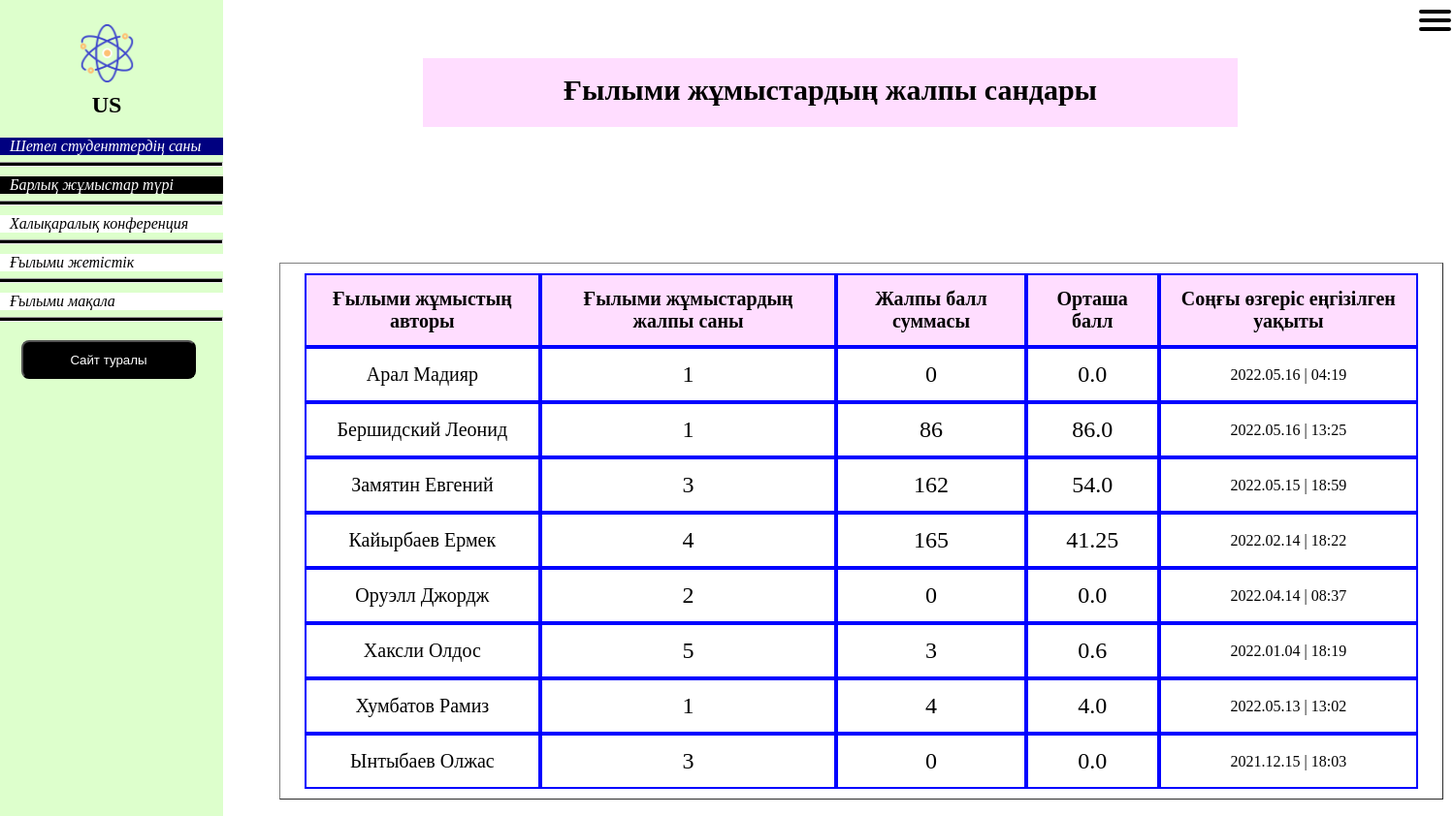
The page / on the database its author committed.
### article/models.py (models this page shows, shortened)
class Worktype(models.Model):
    name = models.CharField(max_length=100, db_index=True, verbose_name="Ғылыми жұмыстың түрі")
    slug = models.SlugField(max_length=255, unique=True, db_index=True, verbose_name="Ғылыми жұмыстың url-адресі")
    def get_absolute_url(self):
        return reverse('type', kwargs={'type_slug': self.slug})
    class Meta:
        verbose_name = 'Ғылыми жұмыстың түрі'
        verbose_name_plural = 'Ғылыми жұмыстың түрлері'
        ordering = ['id']

class Article(models.Model):
    aut_username = models.TextField("Автордың логины")
    author = models.CharField(verbose_name='Ғылыми жұмыстың авторы', max_length=255)
    title = models.CharField(max_length=255, verbose_name="Ғылыми жұмыстың тақырыбы")
    slug = models.SlugField(max_length=255, unique=True, db_index=True, verbose_name="Ғылыми жұмыстың url-адресі",default=uuid.uuid4)
    subject = models.TextField(blank=True, verbose_name="Ғылыми жұмыстың сипаттамасы")
    time_create = models.DateTimeField(auto_now_add=True, verbose_name="Ғылыми жұмыстың құрылу уақыты")
    time_update = models.DateTimeField(auto_now=True, verbose_name="Ғылыми жұмыстың өзгеру уақыты")
    type = models.ForeignKey('Worktype', on_delete=models.PROTECT, verbose_name="Ғылыми жұмыстың түрлері")
    score = models.DecimalField(max_digits=3,decimal_places=0, verbose_name="Ғылыми жұмыстың бағасы",default='0')
    def get_absolute_url(self):
        return reverse('post', kwargs={'post_slug': self.slug})
    class Meta:
        verbose_name = 'Ғылыми жұмыс'
        verbose_name_plural = 'Ғылыми жұмыстар'
        ordering = ['-id']

### article/views.py (the view)
# urls.py: path('', ArticleHome.as_view(), name='home'),
class ArticleHome(DataMixin,ListView):
    model = Article
    success_url = reverse_lazy('home')
    template_name = 'article/index.html'
    context_object_name = 'posts'
    def get_context_data(self, *, object_list=None, **kwargs):
        context = super().get_context_data(**kwargs)
        c_def = self.get_user_context(title="Бастапқы бет")
        return dict(list(context.items()) + list(c_def.items()))

### article/templates/article/index.html (shortened to what this page needs)
{% extends 'article/list_types.html' %}
{% block content %}
{%if type_selected == 0 %}<div class="content">
<table class="title" style="margin-top:50px;margin-left:403px;" >
    <tr><td><h1> Ғылыми жұмыстардың жалпы сандары</h1></td></tr></table>
	<table class="table_sort"  border="1" id="cont" style="width:1200px"><thead>
<tr><th >Ғылыми жұмыстың авторы</th>
<th style="">Ғылыми жұмыстардың жалпы саны</th>
<th>Жалпы балл суммасы</th>
    <th>Орташа балл</th>
<th>Соңғы өзгеріс еңгізілген уақыты</th></tr></thead>
<tbody>
{% for c in counts %}
<tr><td>{{ c.author }}<a href="{{ c.get_absolute_url }}" ></a></td>
<td><p style="font-size:24px">{{ c.total }}</p></td>
<td><p style="font-size:24px">{{c.sum}}</p></td>
    <td><p style="font-size:24px">{{c.avg}}</p></td>
                          <td><p align="center" style="font-size:16px">{{c.time_update | date:"Y.m.d | H:i "}}</p>
                          </td></tr></tr>
  {% endfor %}
</tbody>
	    </table>
</div>
{%endif%}
{% endblock %}

### article/templates/article/list_types.html
{% extends 'article/base.html' %}
{% block list_types %}
<sel><a href="{% url 'students' %}"><li  style="background-color:navy"><p5>Шетел студенттердің саны</p5></li></a><hr></sel>
{% if type_selected == 0 %}
<sel><a href="{% url 'home' %}" ><li><p5  style="color:white;">Барлық жұмыстар түрі</p5></li></a><hr></sel>
{% else %}	<unsel><a href="{% url 'home' %}"><li><p5>Барлық жұмыстар түрі</p5></li></a><hr></unsel>
				{% endif %}	{% for t in types %}{% if t.article__count > 0 %}	{% if t.pk == type_selected %}
			<sel><a href="{{ t.get_absolute_url }}" ><li><p5>{{t.name}}</p5  ></li></a><hr></sel>
	{% else %}
<unsel><a href="{{ t.get_absolute_url }}" ><li><p5>{{t.name}}</p5></li></a><hr></unsel>
	{% endif %}{% endif %}{% endfor %}		{% endblock %}

### article/templates/article/base.html (shortened to what this page needs)
{% load static %}
{% load article_tags %}
<html><head>
    <link rel="stylesheet" href="{% static 'article/css/styles.css' %}">
	<link rel="stylesheet" href="{% static 'article/css/navigation.css' %}">
	<link rel="stylesheet" href="{% static 'article/css/tables.css' %}">
	<link rel="stylesheet" href="{% static 'article/css/registration.css' %}">
	<link rel="stylesheet" href="{% static 'article/css/form.css' %}">
	<link rel="stylesheet" href="{% static 'article/css/buttons.css' %}">
	<link rel="shortcut icon" href="{% static 'article/images/logo.ico' %}" type="image/x-icon"></head>
<body>
<reg role="navigation">
	<div id="menuToggle">
		<span></span>
	    <span></span>
    	<span></span>
				</div></reg>
<nav class="nav" >
	<a href="{% url 'home' %}"><img src="{% static 'article/images/logo.ico' %}"  alt="logo"></a></img>
		<h1 align="center" style="margin-left:-10px;">US</h1>
		<ul>
			{% block list_types %}
			{% endblock %}
</ul>
		<ul style="margin-top:30px;">
			{% if request.user.is_authenticated %}
			 <li><a href="{% url 'add_page' %}"><button style="color:white">Ғылыми жұмысты енгізу</button></a></li>
			{% for m in menu %} <li><a href="{% url m.url_name %}"><button style="color:white">{{m.title}}</button></a>	</li>{% endfor %}
			{% else %}<li><a href="{% url 'about' %}"><button style="color:white">Cайт туралы</button></a></li>
				{% endif %}
	</ul>
</nav>
{% block content %}
{% endblock %}
</body></html>

### article/static/article/css/styles.css (style rules this page uses)
body { background-color:White ; -webkit-touch-callout: none; -webkit-user-select: none; -khtml-user-select: none; -moz-user-select: none; -ms-user-select: none; user-select: none; }
p { font:italic 20px bold "Times New Roman", Times, serif ; margin-left:20px; }
a { text-decoration: none; color: white; font:italic 20px bold "Times New Roman", Times, serif ; }
p5 { color:red;font:italic 16px bold "Times New Roman", Times, serif ; }
.content { height: 100%; max-width:1500px; top: 20px; margin-right: 140px; left: 0px; padding: 20px auto; no repeat center; background-size:100% 200%; }

### article/static/article/css/navigation.css (style rules this page uses)
.nav { width: 190px; min-width: 130px; height: 100%; position: fixed; top: 0; bottom: 0; margin: 0; left: 0px; padding: 15px 20px; background-color: #dfc;; no-repeat right bottom ; }
.nav p5 { font-style: italic; display: block; margin-left:25px; }
.nav ul { margin-left:-75px ;list-style-type: None; }
.nav ul hr { height: 3px; margin-left:-40px; margin-right:-20px; margin-top:7px ; position:fixed margin: 0 auto;background: #000 }
.nav a { font:italic bold "Times New Roman", Times, serif ; font-style: italic; }
sel a li { background-color:black;margin-top: 10px;margin-right: -20px; }
sel p5 { color:white; }
unsel a li { background-color:white; margin-top: 10px;margin-right: -20px; }
unsel p5 { margin-left: 25px;color:black; }
.nav ul unsel { background-color:white;color:black; }
.nav button { width:180px;min-height: 40px; margin:-20 20 20 37;background: #000;border-radius:8px; }
.nav img { margin-left: 60px; font-weight: bold; position: relative; width: 60px; float: center; top: 10px; }

### article/static/article/css/tables.css (style rules this page uses)
table h1 { color:black; font-size:30px;margin-top: 15px;padding:0px;margin-left:0px;margin-bottom:20px; }
.title { margin-top:50px;border-radius:50px;margin-left:330px; }
.title tr { background-color:#ffddff; }
.table_sort td, .table_sort th { padding:13px; text-align: center; border: 2px solid black; }
.table_sort th { margin-left:320px; color:black;border-color:blue; background-color:#ffddff; cursor: pointer; }
.table_sort td { border-color:blue; }
.table_sort tbody tr { background: white; }
.table_sort { width:1200px;max-width: 1200px; }
table { padding-top:10px; padding-left:25px; padding-right:25px; padding-bottom:10px; margin-left:280px; margin-top:130px; margin-right:70px; top:100px; border-spacing: 0px 0px; min-width: 890px; max-width: 1200px; font-size:20px ;right: 20px; background-color:White; text-align:center;font:italic 60px bold "Times New Roman", Times, serif ; }

### article/static/article/css/registration.css (style rules this page uses)
ul li { cursor:pointer; text-decoration:none; font-style: italic; color: white; }
#menuToggle { display: block; position: fixed; top: 10px; right: -3px; z-index: 1; -webkit-user-select: none; user-select: none; }
#menuToggle span { display: block; width: 33px; height: 4px; right: 5px; margin-bottom: 5px; position: relative; background: black; border-radius: 3px; z-index: 1; transform-origin: 4px 0px; transition: transform 0.5s cubic-bezier(0.77,0.2,0.05,1.0), background 0.5s cubic-bezier(0.77,0.2,0.05,1.0),opacity 0.55s ease; }
#menuToggle span:nth-last-child(2) { transform-origin: 0% 100%; }

### rows shown on the page
Worktype: name "Халықаралық конференция"
Worktype: name "Ғылыми жетістік"
Worktype: name "Ғылыми мақала"
Article: author "Арал Мадияр", total "1", sum "0", avg "0.0", time_update|H "2022.05.16 | 04:19"
Article: author "Бершидский Леонид", total "1", sum "86", avg "86.0", time_update|H "2022.05.16 | 13:25"
Article: author "Замятин Евгений", total "3", sum "162", avg "54.0", time_update|H "2022.05.15 | 18:59"
Article: author "Кайырбаев Ермек", total "4", sum "165", avg "41.25", time_update|H "2022.02.14 | 18:22"
Article: author "Оруэлл Джордж", total "2", sum "0", avg "0.0", time_update|H "2022.04.14 | 08:37"
Article: author "Хаксли Олдос", total "5", sum "3", avg "0.6", time_update|H "2022.01.04 | 18:19"
Article: author "Хумбатов Рамиз", total "1", sum "4", avg "4.0", time_update|H "2022.05.13 | 13:02"
Article: author "Ынтыбаев Олжас", total "3", sum "0", avg "0.0", time_update|H "2021.12.15 | 18:03"
